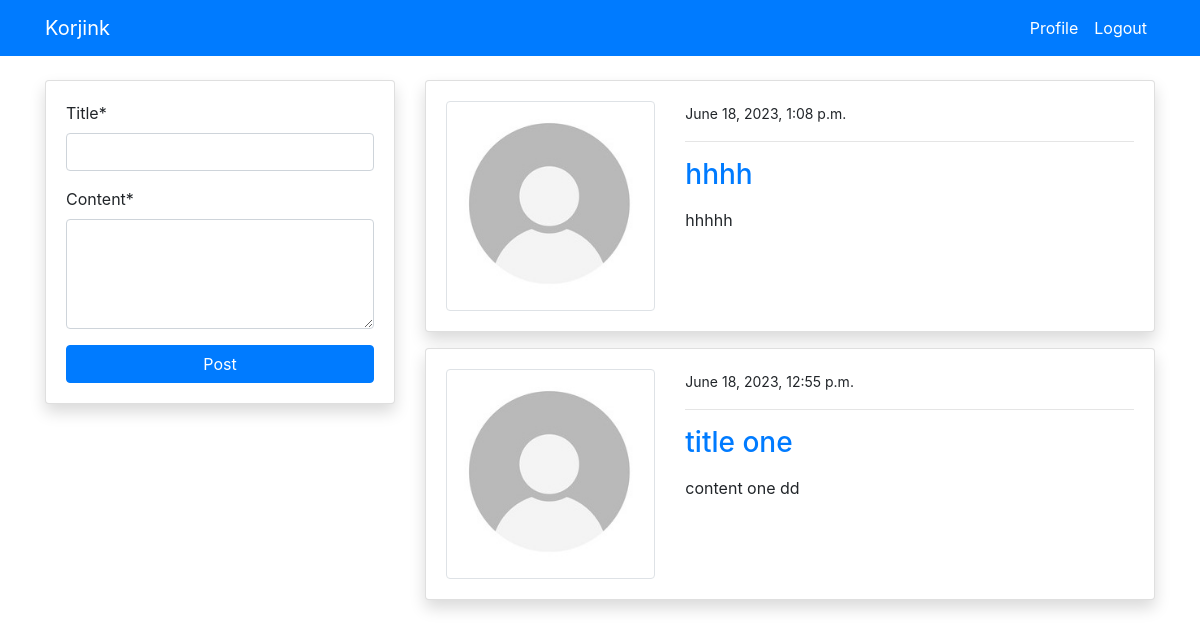
Page /blog/ (signed in) on the committed database.
### blog/models.py (models this page shows, shortened)
class PostModel(models.Model):
    title = models.CharField(max_length=100)
    content = models.TextField()
    author = models.ForeignKey(User, on_delete=models.CASCADE)
    date_created = models.DateTimeField(auto_now_add=True)
    class Meta:
        ordering = ('-date_created',)

### users/models.py (models this page shows, shortened)
class ProfileModel(models.Model):
    user = models.OneToOneField(User, on_delete=models.CASCADE)
    image = models.ImageField(default='default.jpg', upload_to='profile', validators=[
                              FileExtensionValidator(['png', 'jpg'])])

### blog/views.py (the view)
# urls.py: path('blog/', views.index, name='blog-index'),
@login_required
def index(request):
    posts = PostModel.objects.all()
    if request.method == 'POST':
        form = PostModelForm(request.POST)
        if form.is_valid():
            instance = form.save(commit=False)
            instance.author = request.user
            instance.save()
            return redirect('blog-index')
    else:
        form = PostModelForm()
    context = {
        'posts': posts,
        'form': form
    }
    return render(request, 'blog/index.html', context)

### blog/forms.py
class PostModelForm(forms.ModelForm):
    content = forms.CharField(widget=forms.Textarea(attrs={'rows': 4}))
    class Meta:
        model = PostModel
        fields = ('title', 'content')

### templates/blog/index.html (shortened to what this page needs)
{% extends 'partials/base.html' %}
{% load crispy_forms_tags %}
{% block content %}
<div class="container">
    <div class="row mt-5 pt-3">
        <div class="col-md-4">
            <div class="card my-3 shadow">
                <div class="card-body">
                    <form method="POST">
                        {{ form|crispy }}
                        <input class="btn btn-primary btn-block" type="submit" value="Post">
                    </form>
                </div>
            </div>
        </div>
        <div class="col-md-8">
            {% for post in posts %}
            <div class="card shadow my-3">
                <div class="card-body">
                    <div class="row">
                        <div class="col-md-4">
                            <img class="img-thumbnail" src="{{ post.author.profilemodel.image.url }}" alt="img">
                        </div>
                        <div class="col-md-8">
                            <small>{{ post.date_created }}</small>
                            <hr>
                            <a class="h3" href="{% url 'blog-post-detail' post.id %}">{{ post.title }}</a>
                            <p class="text-justify my-3">
                                {{ post.content }}
                            </p>
                        </div>
                    </div>
                </div>
            </div>
            {% endfor %}
        </div>
    </div>
</div>
{% endblock %}

### templates/partials/base.html (shortened to what this page needs)
{% load static %}
<!doctype html>
<html lang="en">
<head>
    <link rel="stylesheet" href="https://cdn.jsdelivr.net/npm/bootstrap@4.6.2/dist/css/bootstrap.min.css">
    <link rel="stylesheet" href="{% static '/style.css' %}">
</head>
<body>
    {% include 'partials/nav.html' %}
    {% block content %}
    {% endblock %}
</body>
</html>

### templates/partials/nav.html (shortened to what this page needs)
<nav class="navbar navbar-expand-lg navbar-primary bg-primary fixed-top">
    <div class="container">
        {% if request.user.is_authenticated %}
        <a class="navbar-brand text-white" href="{% url 'blog-index' %}">Korjink</a>
        <div class="collapse navbar-collapse" id="navbarSupportedContent">
            <ul class="navbar-nav ml-auto">
                <li class="nav-item active">
                    <a class="nav-link text-white" href="{% url 'users-profile' %}">Profile </a>
                </li>
                <li class="nav-item">
                    <a class="nav-link text-white" href="{% url 'users-logout' %}">Logout</a>
                </li>
            </ul>
            {% endif %}
        </div>
    </div>
</nav>

### rows in the picture
PostModel: author.profilemodel.image (placeholder picture), date_created "June 18, 2023, 1:08 p.m.", title "hhhh", content "hhhhh"
PostModel: author.profilemodel.image (placeholder picture), date_created "June 18, 2023, 12:55 p.m.", title "title one", content "content one dd"
